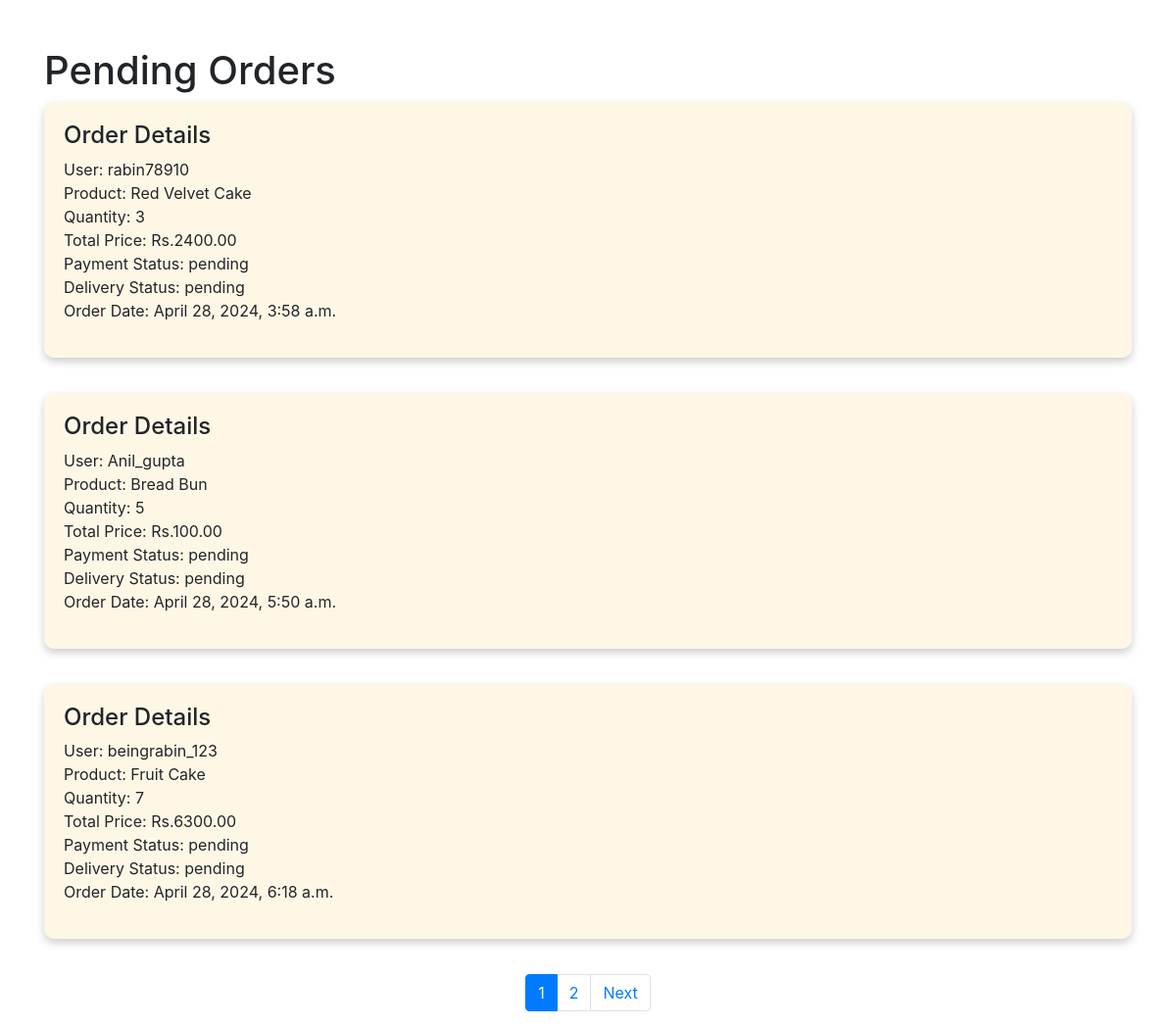
The page /pending-orders/ (signed in) on the database its author committed.
### bakery_app/models.py (models this page shows, shortened)
class Order(models.Model):
    user = models.ForeignKey(User, on_delete=models.CASCADE)
    product = models.ForeignKey(BakeryProduct, on_delete=models.CASCADE)
    quantity = models.IntegerField()
    total_price = models.DecimalField(max_digits=10, decimal_places=2)
    payment_status = models.CharField(max_length=10, choices=[('paid', 'Paid'), ('pending', 'Pending')], default='pending')
    delivery_status = models.CharField(max_length=10, choices=[('shipped', 'Shipped'), ('pending', 'Pending')], default='pending')
    order_date = models.DateTimeField(auto_now_add=True)

class BakeryProduct(models.Model):
    name = models.CharField(max_length=100)
    description = models.TextField()
    price = models.DecimalField(max_digits=6, decimal_places=2)
    image = models.ImageField(upload_to='product_images/')

### bakery_app/views.py (the view)
# urls.py: path('pending-orders/', views.pending_orders, name='pending_orders'),  # View for pending orders
@user_passes_test(is_admin)
def pending_orders(request):
    pending_orders = Order.objects.filter(payment_status='pending')
    paginator = Paginator(pending_orders, 3)  # Pagination for 10 orders per page
    page_number = request.GET.get('page')
    page_obj = paginator.get_page(page_number)
    return render(request, 'pending_orders.html', {'page_obj': page_obj})

### bakery_app/views.py (called while the page is built)
def is_admin(user):
    return user.is_staff  # Change this as needed to suit your admin check

### bakery_app/templates/pending_orders.html (shortened to what this page needs)
<!DOCTYPE html>
<html lang="en">
<head>
    <link rel="stylesheet" href="https://stackpath.bootstrapcdn.com/bootstrap/4.5.2/css/bootstrap.min.css">
</head>
<body>
    <div class="container mt-5">
        <h1>Pending Orders</h1>
        <div class="row">
            {% for order in page_obj %}
            <div class="col-md-12 mb-3">
                <div class="order-card">
                    <h4>Order Details</h4>
                    <p>
                        User: {{ order.user.username }} <br>
                        Product: {{ order.product.name }} <br>
                        Quantity: {{ order.quantity }} <br>
                        Total Price: Rs.{{ order.total_price }} <br>
                        Payment Status: {{ order.payment_status }} <br>
                        Delivery Status: {{ order.delivery_status }} <br>
                        Order Date: {{ order.order_date }} <br>
                    </p>
                </div>
            </div>
            {% endfor %}
        </div>
        <nav aria-label="Page navigation">
            <ul class="pagination justify-content-center">
                {% for num in page_obj.paginator.page_range %}
                <li class="page-item {% if num == page_obj.number %}active{% endif %}">
                    <a class="page-link" href="?page={{ num }}">{{ num }}</a>
                </li>
                {% endfor %}
                {% if page_obj.has_next %}
                <li class="page-item">
                    <a class="page-link" href="?page={{ page_obj.next_page_number }}">Next</a>
                </li>
                {% endif %}
            </ul>
        </nav>
    </div>
</body>
</html>

### bakery_app/templates/pending_orders.html (style rules this page uses)
.order-card { background-color: #fff7e6; padding: 20px; border-radius: 10px; box-shadow: 0 4px 8px 0 rgba(0,0,0,0.2); margin-bottom: 20px; }

### rows shown on the page
Order: user.username "rabin78910", product.name "Red Velvet Cake", quantity "3", total_price "2400.00", payment_status "pending", delivery_status "pending", order_date "April 28, 2024, 3:58 a.m."
Order: user.username "Anil_gupta", product.name "Bread Bun", quantity "5", total_price "100.00", payment_status "pending", delivery_status "pending", order_date "April 28, 2024, 5:50 a.m."
Order: user.username "beingrabin_123", product.name "Fruit Cake", quantity "7", total_price "6300.00", payment_status "pending", delivery_status "pending", order_date "April 28, 2024, 6:18 a.m."

### other values the page prints
{{ num }} "1" "2"
